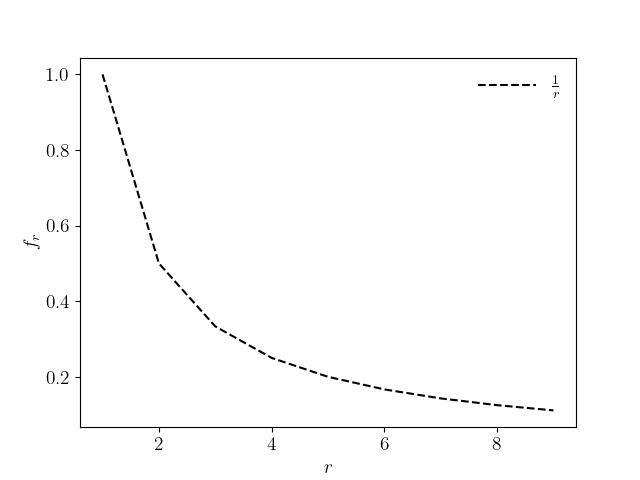

The script that drew this image:
#HIGH
import numpy as np
import matplotlib
matplotlib.use('TkAgg')
from matplotlib import rc
import matplotlib.pyplot as plt
x = np.array([1, 2, 3, 4, 5, 6, 7, 8, 9])
y = 1/x
plt.clf()  # Ensures a clean plotting canvas.
plt.rc('text', usetex=True)
plt.rc('figure', figsize=(1920, 1080))
plt.rc('font', family='serif', serif=['Computer Modern Roman'], size=14)
plt.ylabel("$f_r$")
plt.xlabel("$r$")
plt.plot(x, y, "k--", label = "$\\frac{1}{r}$")
plt.legend(loc='upper right', frameon=False, handlelength=3)
plt.savefig('2.pdf', format="pdf")
plt.savefig('2.png', format="png")
